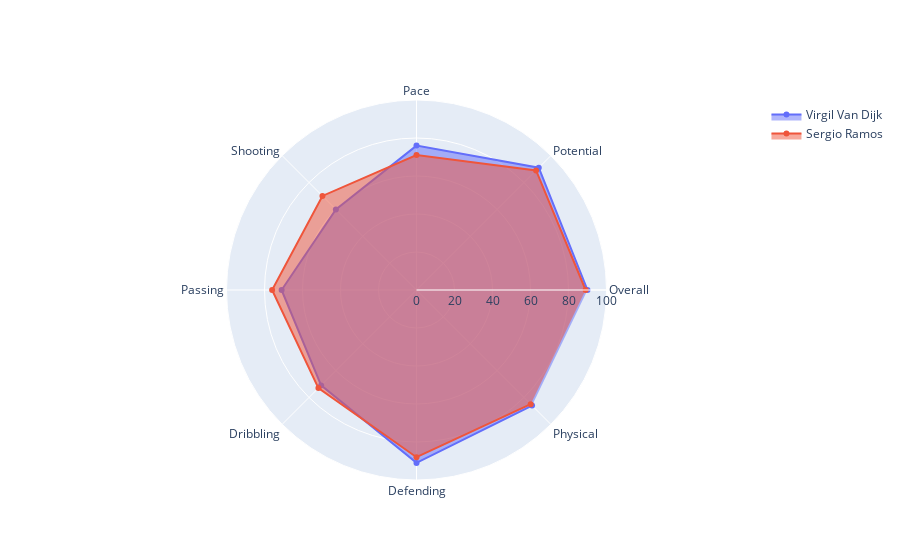

Notebook cell for this chart:
### Markdown cell above
Since the 2018-19 season, Virgil Van Dijk has been goated as the 'Best Defender', the tag had been associated with Sergio Ramos for several years, is Van Dijk actually better than the Real Madrid Captain?🚧

### Code cell
vvd = pdata.iloc[8].tolist()
vvd += vvd [:1]

sr = pdata.iloc[14].tolist()
sr += sr[:1]

radar('Virgil Van Dijk',np.array(vvd),'Sergio Ramos',np.array(sr))

### Figure 1 — Plotly figure (JSON) as saved in the notebook; plotly's stock layout.template omitted (floating-point values rounded to 4 significant figures)
{"data": [{"fill": "toself", "name": "Virgil Van Dijk", "r": [90, 91, 76, 60, 71, 71, 91, 86, 90], "theta": ["Overall", "Potential", "Pace", "Shooting", "Passing", "Dribbling", "Defending", "Physical"], "type": "scatterpolar"}, {"fill": "toself", "name": "Sergio Ramos", "r": [89, 89, 71, 70, 76, 73, 88, 85, 89], "theta": ["Overall", "Potential", "Pace", "Shooting", "Passing", "Dribbling", "Defending", "Physical"], "type": "scatterpolar"}], "layout": {"polar": {"radialaxis": {"range": [0, 100], "visible": true}}, "showlegend": true}}
